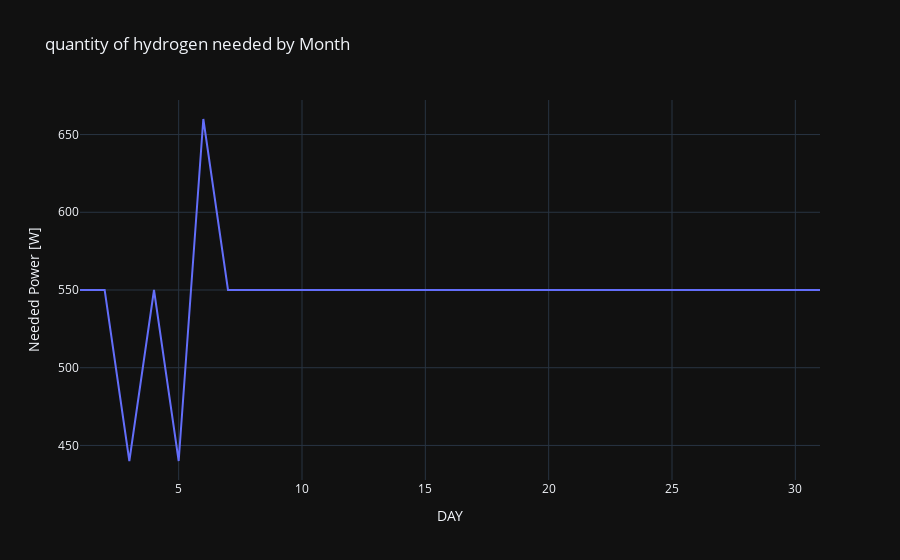

The notebook cell this image was saved under:
### Markdown cell above
quantity of hydrogen needed by Month

### Code cell
air_DEMO_MONTH=1
month_df=airport_df.loc[airport_df['MONTH'] ==air_DEMO_MONTH]
month_df=month_df.groupby(['DAY'])['DISTANCE'].agg('sum')/1.55
print(month_df)

trace_air2 = go.Scatter(
    x=month_df.index,
    y=month_df,
    name='January'
)
data = [trace_air2]
layout = {'title': 'quantity of hydrogen needed by Month','xaxis_title':"DAY",'yaxis_title':"Needed Power [W]"}

airfig1 = go.Figure(data=data, layout=layout)
iplot(airfig1, show_link=False)

### Figure 1 — Plotly figure (JSON) as saved in the notebook; plotly's stock layout.template omitted (floating-point values rounded to 4 significant figures)
{"data": [{"name": "January", "x": [1, 2, 3, 4, 5, 6, 7, 8, 9, 10, 11, 12, 13, 14, 15, 16, 17, 18, 19, 20, 21, 22, 23, 24, 25, 26, 27, 28, 29, 30, 31], "y": [550, 550, 440, 550, 440, 660, 550, 550, 550, 550, 550, 550, 550, 550, 550, 550, 550, 550, 550, 550, 550, 550, 550, 550, 550, 550, 550, 550, 550, 550, 550], "type": "scatter"}], "layout": {"title": {"text": "quantity of hydrogen needed by Month"}, "xaxis": {"title": {"text": "DAY"}}, "yaxis": {"title": {"text": "Needed Power [W]"}}}}
